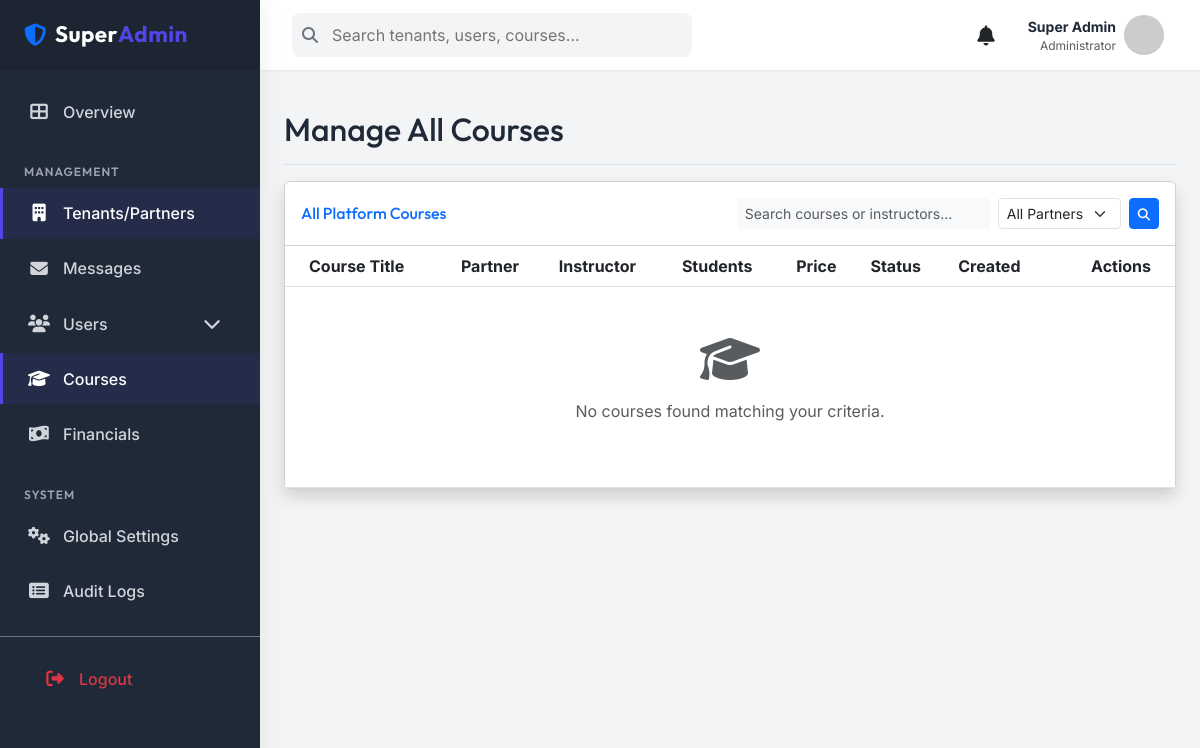
Page /superadmin/tenants/courses/ (signed in) on the earlier database version.
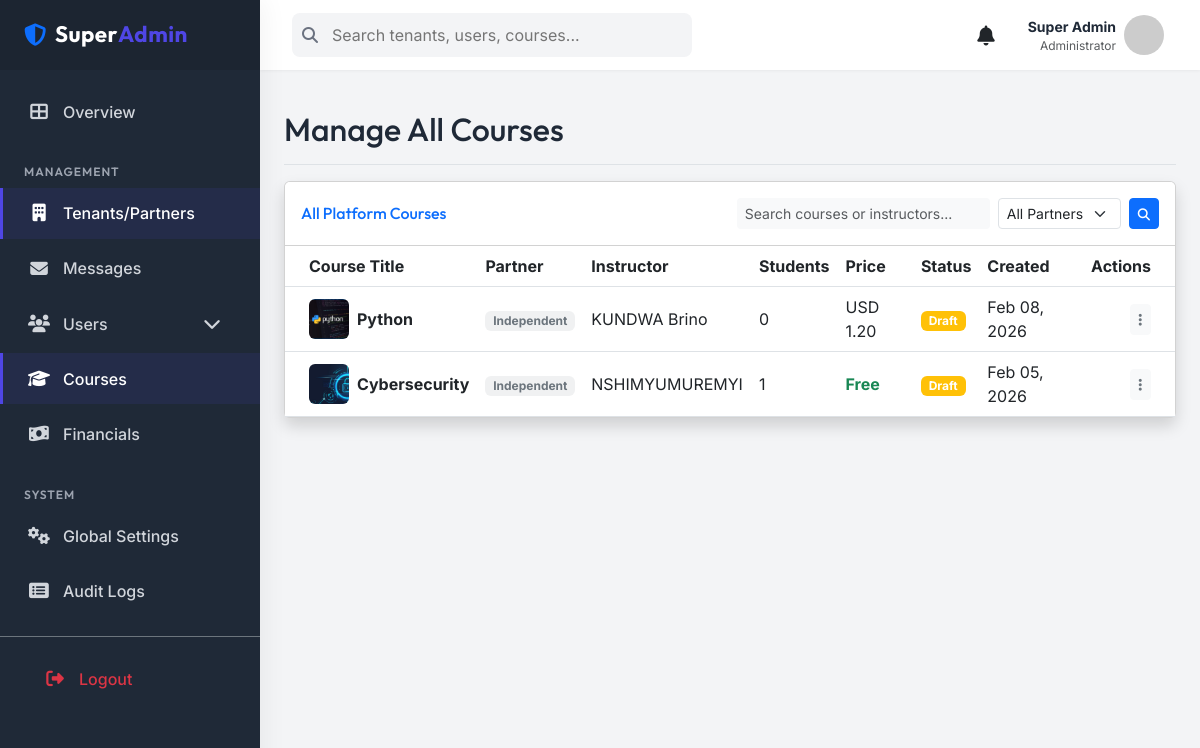
Same page on the later database version.
### courses/models.py (models this page shows, shortened)
class Course(models.Model):
    DIFFICULTY_CHOICES = [
        ('beginner', 'Beginner'),
        ('intermediate', 'Intermediate'),
        ('advanced', 'Advanced'),
    ]
    title = models.CharField(max_length=200)
    slug = models.SlugField(max_length=200, unique=True, blank=True)
    description = models.TextField()
    is_published = models.BooleanField(default=False)
    created_at = models.DateTimeField(auto_now_add=True)
    updated_at = models.DateTimeField(auto_now=True)
    thumbnail = models.ImageField(upload_to='course_thumbnails/', null=True, blank=True)
    difficulty_level = models.CharField(max_length=20, choices=DIFFICULTY_CHOICES, default='beginner')
    instructor = models.ForeignKey(
        'accounts.Instructor',
        on_delete=models.CASCADE,
        related_name='courses',
        null=True,
        blank=True,
        help_text="Instructor who created this course"
    )
    partner = models.ForeignKey(
        'partern.TenantPartner',
        on_delete=models.CASCADE,
        related_name='courses',
        null=True,
        blank=True,
        help_text="Partner organization offering this course"
    )
    is_free = models.BooleanField(default=True)
    price = models.DecimalField(max_digits=6, decimal_places=2, null=True, blank=True)
    currency = models.CharField(max_length=3, default='USD')
    prerequisites = models.ManyToManyField(
        'self',
        through='CoursePrerequisite',
        symmetrical=False,
        related_name='required_for',
        blank=True
    )
    class Meta:
        ordering = ['-created_at']
        verbose_name = "Course"
        verbose_name_plural = "Courses"

### accounts/models.py (models this page shows, shortened)
class Instructor(models.Model):
    user = models.OneToOneField(User, on_delete=models.CASCADE, related_name='instructor_profile')
    partner = models.ForeignKey(
        'partern.TenantPartner',
        on_delete=models.SET_NULL,
        related_name='instructors',
        null=True,
        blank=True,
        help_text="Partner organization this instructor belongs to"
    )
    phone_number = models.CharField(max_length=15, blank=True)
    bio = models.TextField(blank=True)
    profile_picture = models.ImageField(upload_to='instructor_pictures/', null=True, blank=True)
    specialization = models.CharField(max_length=200, blank=True, help_text="Area of expertise")
    is_approved = models.BooleanField(default=False, help_text="Approved by partner admin")
    created_at = models.DateTimeField(auto_now_add=True)
    updated_at = models.DateTimeField(auto_now=True)
    class Meta:
        verbose_name = "Instructor"
        verbose_name_plural = "Instructors"
        ordering = ['-created_at']

class User(AbstractUser):
    USER_TYPE_CHOICES = (
        ('learner', 'Learner'),
        ('instructor', 'Instructor'),
        ('admin', 'Admin'),
    )
    user_type = models.CharField(max_length=20, choices=USER_TYPE_CHOICES)
    email = models.EmailField(unique=True)

### superadmin_dashboard/views.py (the view)
# urls.py: path('tenants/courses/', GlobalCourseListView.as_view(), name='global_course_list'),
class GlobalCourseListView(LoginRequiredMixin, SuperAdminRequiredMixin, ListView):
    model = Course
    template_name = 'superadmin_dashboard/course_list.html'
    context_object_name = 'courses'
    paginate_by = 20
    ordering = ['-created_at']
    def get_queryset(self):
        queryset = super().get_queryset()
        partner_id = self.request.GET.get('partner')
        if partner_id:
            queryset = queryset.filter(partner_id=partner_id)
        search_query = self.request.GET.get('q')
        if search_query:
            queryset = queryset.filter(title__icontains=search_query) | queryset.filter(instructor__user__username__icontains=search_query)
        return queryset
    def get_context_data(self, **kwargs):
        context = super().get_context_data(**kwargs)
        context['partners'] = TenantPartner.objects.all()
        return context

### superadmin_dashboard/context_processors.py (called while the page is built)
def global_context_data(request):
    if request.user.is_authenticated:
        unread_messages_count = DirectMessage.objects.filter(recipient=request.user, is_read=False).count()
        context = {
            'unread_messages_count': unread_messages_count,
        }
        if request.user.is_superuser:
            unread_notifications = Notification.objects.filter(user=request.user, is_read=False)
            context['unread_notifications_count'] = unread_notifications.count()
            context['recent_notifications'] = Notification.objects.filter(user=request.user).order_by('-created_at')[:5]
        return context
    return {
        'unread_notifications_count': 0,
        'recent_notifications': [],
        'unread_messages_count': 0
    }

### superadmin_dashboard/views.py (called while the page is built)
    def test_func(self):
        return self.request.user.is_superuser

### superadmin_dashboard/templates/superadmin_dashboard/course_list.html (shortened to what the changed rows need)
{% extends 'superadmin_dashboard/base.html' %}
{% block content %}
<div class="d-flex justify-content-between flex-wrap flex-md-nowrap align-items-center pt-3 pb-2 mb-3 border-bottom">
    <h1 class="h2">Manage All Courses</h1>
</div>
<div class="card shadow mb-4">
    <div class="card-body p-0">
        <div class="table-responsive">
            <table class="table table-hover mb-0 align-middle">
                <thead class="bg-light">
                    <tr>
                        <th class="ps-4">Course Title</th>
                        <th>Partner</th>
                        <th>Instructor</th>
                        <th>Students</th>
                        <th>Price</th>
                        <th>Status</th>
                        <th>Created</th>
                        <th class="text-end pe-4">Actions</th>
                    </tr>
                </thead>
                <tbody>
                    {% for course in courses %}
                    <tr>
                        <td class="ps-4">
                            <div class="d-flex align-items-center">
                                {% if course.thumbnail %}
                                <img src="{{ course.thumbnail.url }}" class="rounded me-2" width="40" height="40"
                                    style="object-fit: cover;">
                                {% else %}
                                <div class="bg-primary bg-opacity-10 text-primary rounded me-2 d-flex align-items-center justify-content-center"
                                    style="width: 40px; height: 40px;">
                                    <i class="fas fa-book"></i>
                                </div>
                                {% endif %}
                                <span class="fw-bold text-dark">{{ course.title|truncatechars:40 }}</span>
                            </div>
                        </td>
                        <td>
                            {% if course.partner %}
                            <span class="badge bg-info bg-opacity-10 text-info">{{ course.partner.name }}</span>
                            {% else %}
                            <span class="badge bg-secondary bg-opacity-10 text-secondary">Independent</span>
                            {% endif %}
                        </td>
                        <td>
                            {% if course.instructor %}
                            {{ course.instructor.user.get_full_name|default:course.instructor.user.username }}
                            {% else %}
                            <span class="text-muted">Unassigned</span>
                            {% endif %}
                        </td>
                        <td>{{ course.learners.count }}</td>
                        <td>
                            {% if course.is_free %}
                            <span class="text-success fw-bold">Free</span>
                            {% else %}
                            {{ course.currency }} {{ course.price }}
                            {% endif %}
                        </td>
                        <td>
                            {% if course.is_published %}
                            <span class="badge bg-success">Published</span>
                            {% else %}
                            <span class="badge bg-warning">Draft</span>
                            {% endif %}
                        </td>
                        <td>{{ course.created_at|date:"M d, Y" }}</td>
                        <td class="text-end pe-4">
                            <div class="dropdown">
                                <button class="btn btn-sm btn-light text-secondary" type="button"
                                    data-bs-toggle="dropdown">
                                    <i class="fas fa-ellipsis-v"></i>
                                </button>
                            </div>
                        </td>
                    </tr>
                    {% empty %}
                    <tr>
                        <td colspan="8" class="text-center py-5 text-muted">
                            <i class="fas fa-graduation-cap fa-3x mb-3 text-gray-300"></i>
                            <p>No courses found matching your criteria.</p>
                        </td>
                    </tr>
                    {% endfor %}
                </tbody>
            </table>
        </div>
    </div>
</div>
{% endblock %}

Differences in the rows shown:
added Course: thumbnail (picture), title "Python", shows "Independent", instructor.user.get_full_name "KUNDWA Brino", learners.count "0", currency "USD", price "1.20", is_published "Draft", created_at "Feb 08, 2026"
added Course: thumbnail (picture), title "Cybersecurity", shows "Independent", instructor.user.get_full_name "NSHIMYUMUREMYI", learners.count "1", is_free "Free", is_published "Draft", created_at "Feb 05, 2026"
Other differences:
text no longer shown: "No courses found matching your criteria."
